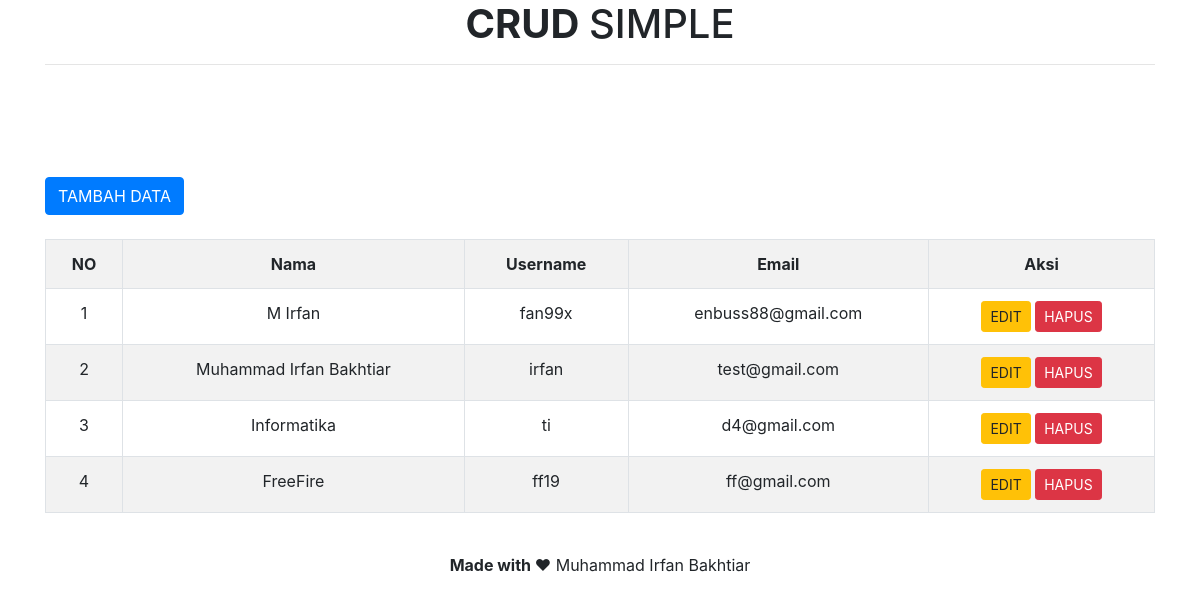
The page / on the database its author committed.
### tables this page shows
CREATE TABLE IF NOT EXISTS `tugas1` (
  `id` int(11) NOT NULL,
  `nama` varchar(52) NOT NULL,
  `username` varchar(20) NOT NULL,
  `password` varchar(52) NOT NULL,
  `email` varchar(52) NOT NULL
);

### index.php (the view)
<!DOCTYPE html>
<html>
<head>
<?php require_once 'contents/header.php'; ?>
</head>
<body>
  <div class="container">
	<center><h1><b>CRUD </b>SIMPLE</h1></center>
	<hr>
	<br/><br/><br/><br/>
	<div class="box-header">
          <a href="./tambah.php" class="btn btn-primary" role="button" title="Tambah Data"><i class="glyphicon glyphicon-plus"></i>TAMBAH DATA</a>
          </div>
	<br/>
	<table class="table table-bordered table-striped table-hover">
		<tr>
			<th><center>NO</center></th>
			<th><center>Nama</center></th>
			<th><center>Username</center></th>
			<th><center>Email</center></th>
			<th><center>Aksi</center></th>
		</tr>
<?php
		include 'contents/koneksi.php';
		$no = 1;
		$data = mysqli_query($koneksi,"select * from tugas1");
		while($d = mysqli_fetch_array($data)){
			?>
			<tr>
				<td><center><?php echo $no++; ?></center></td>
				<td><center><?php echo $d['nama']; ?></center></td>
				<td><center><?php echo $d['username']; ?></center></td>
				<td><center><?php echo $d['email']; ?></center></td>
				<td><center>
					<a href="edit.php?id=<?php echo $d['id']; ?>" class="btn btn-warning btn-sm">EDIT</a>
					<a href="hapus.php?id=<?php echo $d['id']; ?>" class="btn btn-danger btn-sm">HAPUS</a>
				</center></td>
			</tr>
			<?php
		}
		?>
	</table>
</div>
	<?php require_once 'contents/footer.php'; ?>
</body>
</html>

### contents/header.php (shortened to what this page needs)
<head>
    <link rel="stylesheet" href="css/bootstrap.min.css">
</head>

### contents/footer.php (shortened to what this page needs)
<footer id="sticky-footer" class="py-4 text-dark-30">
    <div class="container text-center">
    <strong>Made with ❤</strong> Muhammad Irfan Bakhtiar
</div>
  </footer>

### rows shown on the page
tugas1: nama "M Irfan", username "fan99x", email "enbuss88@gmail.com"
tugas1: nama "Muhammad Irfan Bakhtiar", username "irfan", email "test@gmail.com"
tugas1: nama "Informatika", username "ti", email "d4@gmail.com"
tugas1: nama "FreeFire", username "ff19", email "ff@gmail.com"
